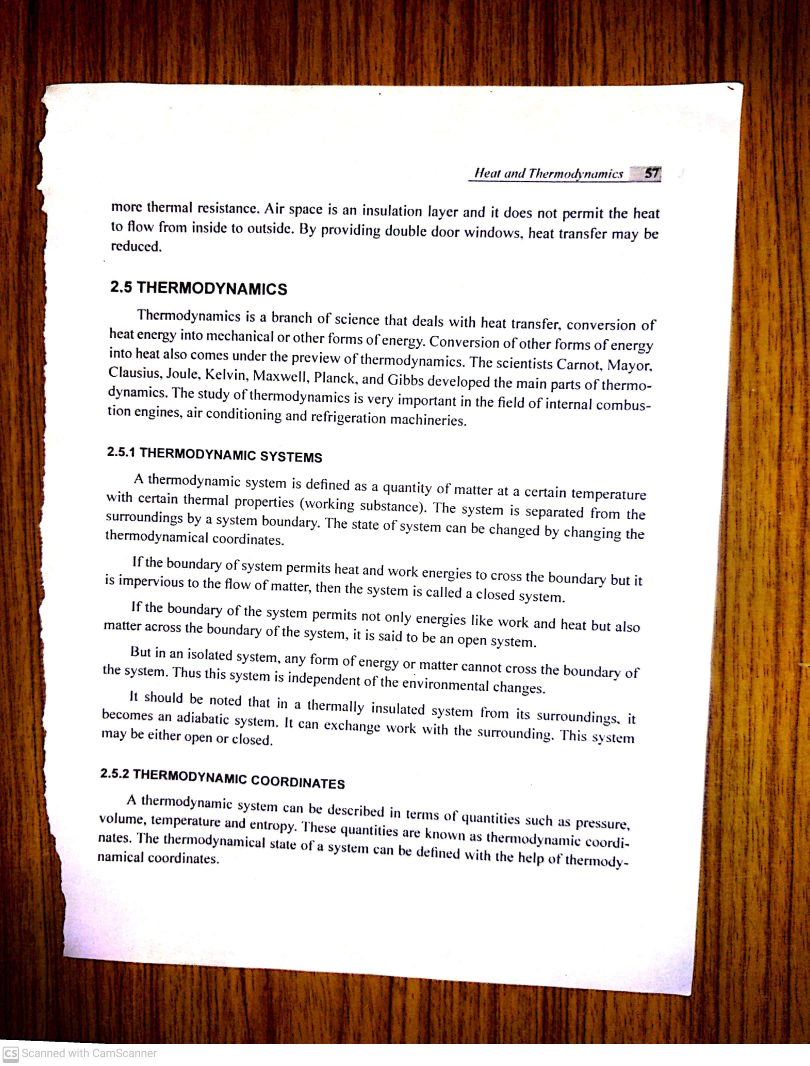
#> input picture English Text ExtractionEnglish Text Extraction/text.jpg, 2428 x 3197 px, found by its file name (shown at 1/3 size)
$ jupyter execute Text_Extraction.ipynb   (older library calls are emulated)
#> lines starting #> are read from the running program, lines starting #| are printed output that depends on the picture
[cell 1]
import pytesseract
pytesseract.pytesseract.tesseract_cmd=r"C:\\Program Files\\Tesseract-OCR\\tesseract.exe"
import cv2
from PIL import Image
import tempfile
import numpy as np
from textblob import TextBlob
from wordcloud import WordCloud, STOPWORDS
import matplotlib.pyplot as plt
import pandas as pd
import smtplib
from gtts import gTTS
import os

[cell 2]
img=cv2.imread("text.jpg")
#> img is the input picture: shape (3197, 2428, 3); mean B, G, R 173.2, 183, 200.5
cv2.imshow("example",img)
cv2.waitKey(0)
cv2.destroyAllWindows()

[cell 3]
def image_resize(image, width = None, height = None, inter = cv2.INTER_AREA):
    # initialize the dimensions of the image to be resized and
    # grab the image size
#> called with width = 750, height = 800, inter = 3
    dim = None
    (h, w) = image.shape[:2]
#> h = 3197; w = 2428

    # if both the width and height are None, then return the
    # original image
    if width is None and height is None:
        return image

    # check to see if the width is None
    if width is None:
        # calculate the ratio of the height and construct the
        # dimensions
        r = height / float(h)
        dim = (int(w * r), height)

    # otherwise, the height is None
    else:
        # calculate the ratio of the width and construct the
        # dimensions
        r = width / float(w)
#> r = 0.309
        dim = (width, int(h * r))
#> dim = (750, 987)

    # resize the image
    resized = cv2.resize(image, dim, interpolation = inter)
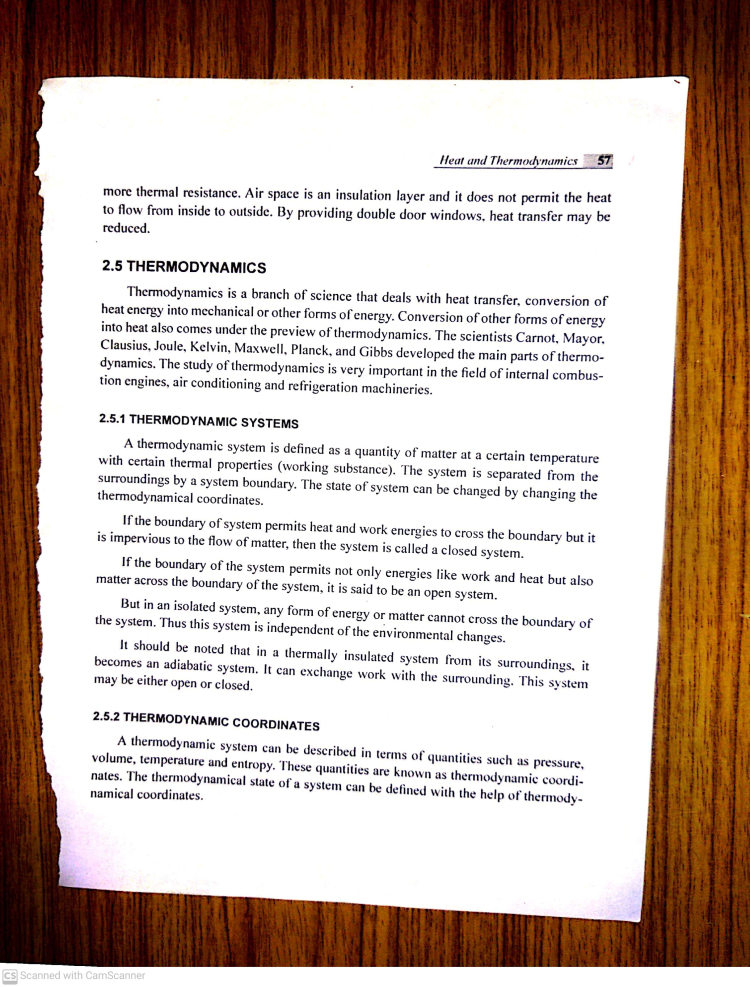
#> resized: shape (987, 750, 3); mean B, G, R 173.2, 183, 200.5

    # return the resized image
    return resized
